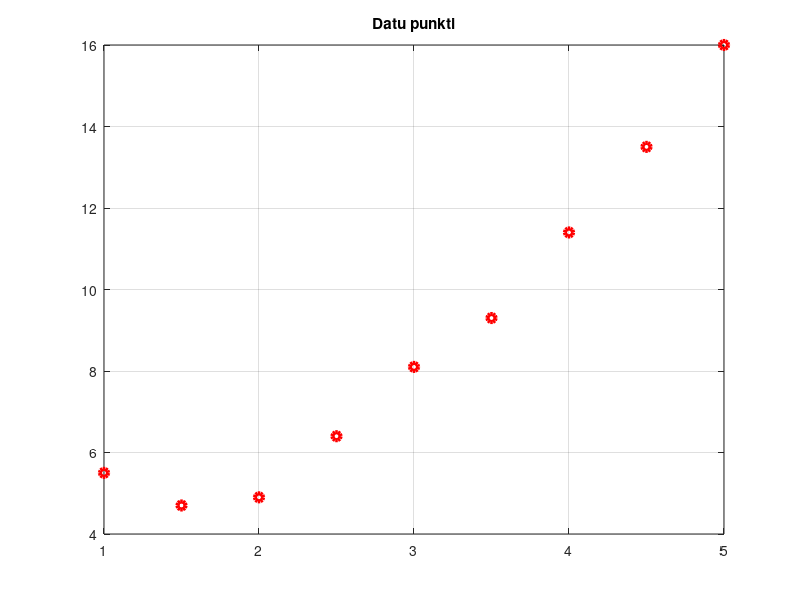

Here is the MATLAB script that generated this plot: (Note: this script raises an error after producing the figure.)
clc, clearvars, close all, format short

xpoints = [1.0 1.5 2.0 2.5 3.0 3.5 4.0 4.5 5.0]';
ypoints = [5.5 4.7 4.9 6.4 8.1 9.3 11.4 13.5 16.0]';

figure
plot(xpoints, ypoints, 'or', 'LineWidth', 3)
grid on, title('Datu punkti')

max_karta = 3;
adj  = zeros(1, max_karta);
rmse = zeros(1, max_karta);

for n = 1:max_karta
    poly_value = sprintf('poly%d', n);
    [p, reg] = fit(xpoints, ypoints, poly_value)

    p = polyfit(xpoints, ypoints, n);
    xx = linspace(min(xpoints), max(xpoints), 1000);
    yapprox = polyval(p, xx);

    figure
    plot(xpoints, ypoints, 'or', xx, yapprox, 'k', 'LineWidth', 3)
    legend('data', 'fitted curve'), grid on
    title(sprintf('Aproksimācija ar %d kārtas polinomu', n))

    fun_prob1(p);

    adj(n)  = reg.adjrsquare;
    rmse(n) = reg.rmse;
end


[~, order] = sortrows([-adj(:), rmse(:)]);
best_n = order(1);

fprintf('\n Vislabākā aproksimācija ir %d. kārtas polinoms ',best_n)

function fun_prob1(koef)
 m = length(koef); n = m-1;
 fprintf('\n Atbilde. %.0f. kārtas polinoms: \n ', n)
 for i = 1:m
   if koef(i) < 0, fprintf(' %.4fx^%.0f', koef(i), n);
   else,            fprintf(' +%.4fx^%.0f', koef(i), n);
   end
   n = n-1;
 end
 fprintf('\n')
end
